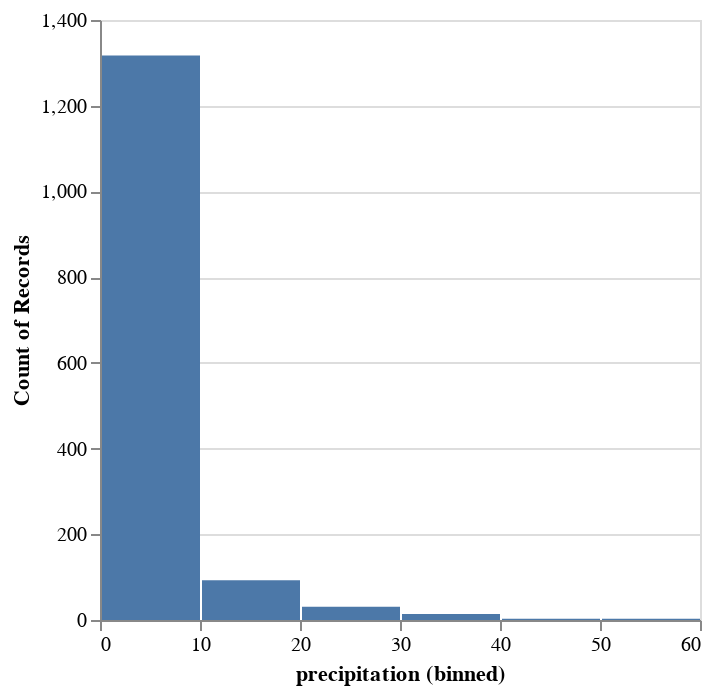

This figure's notebook cell:
### Markdown cell above
It looks as though precipitation is skewed towards lower values; that is, when it rains in Seattle, it usually doesn’t rain very much. It is difficult to see patterns across continuous variables, and so to better see this, we can create a histogram of the precipitation data. For this we first discretize the precipitation values by adding a binning to x. Additionally, we set our encoding channel y with count. The result is a histogram of precipitation values:

### Code cell
alt.Chart(df).mark_bar().encode(
    alt.X('precipitation').bin(),
    y='count()'
)

### Figure 1 — Vega-Lite specification as saved in the notebook (floating-point values rounded to 4 significant figures; data arrays with more than 128 entries replaced by an {"elided": "..."} marker saying what was removed)
{"config": {"view": {"continuousWidth": 300, "continuousHeight": 300}}, "data": {"name": "data-830c39fec90146253fb06a06c26374ef"}, "mark": {"type": "bar"}, "encoding": {"x": {"bin": {}, "field": "precipitation", "type": "quantitative"}, "y": {"aggregate": "count", "type": "quantitative"}}, "$schema": "https://vega.github.io/schema/vega-lite/v5.8.0.json", "datasets": {"data-830c39fec90146253fb06a06c26374ef": {"elided": "1461 records"}}}
